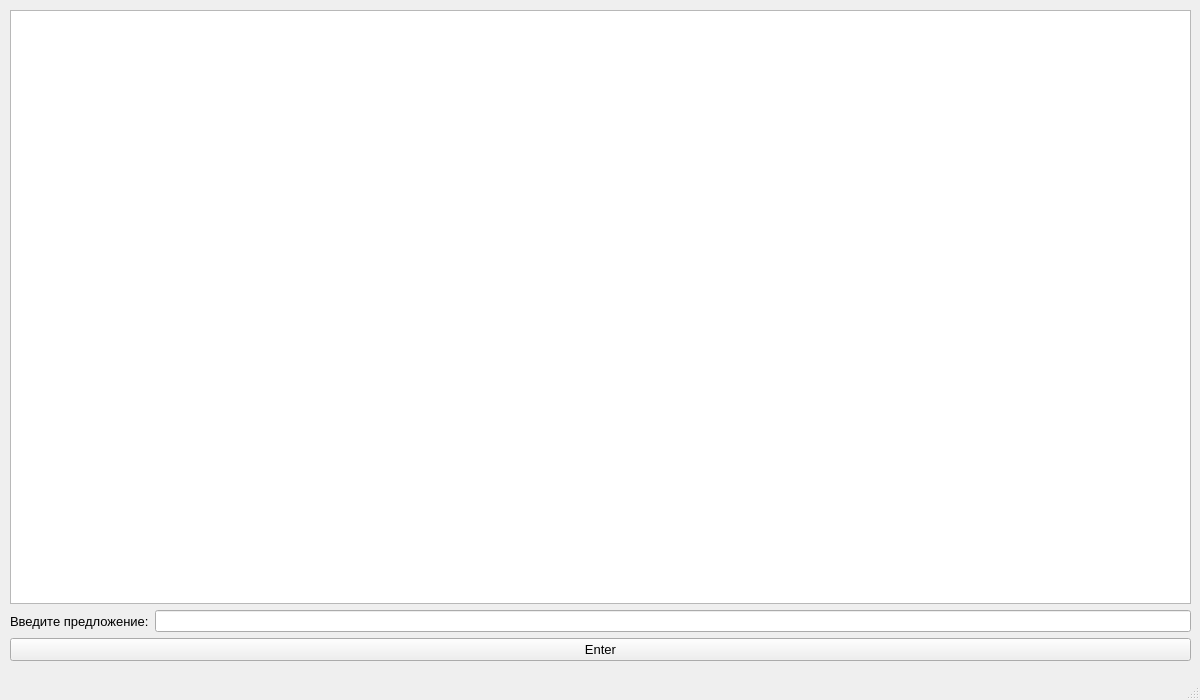
<?xml version="1.0" encoding="UTF-8"?>
<ui version="4.0">
 <class>MainWindow</class>
 <widget class="QMainWindow" name="MainWindow">
  <property name="geometry">
   <rect>
    <x>0</x>
    <y>0</y>
    <width>1200</width>
    <height>700</height>
   </rect>
  </property>
  <property name="minimumSize">
   <size>
    <width>1200</width>
    <height>700</height>
   </size>
  </property>
  <property name="maximumSize">
   <size>
    <width>1200</width>
    <height>700</height>
   </size>
  </property>
  <property name="windowTitle">
   <string>MainWindow</string>
  </property>
  <widget class="QWidget" name="centralwidget">
   <widget class="QWidget" name="layoutWidget">
    <property name="geometry">
     <rect>
      <x>10</x>
      <y>10</y>
      <width>1181</width>
      <height>651</height>
     </rect>
    </property>
    <layout class="QVBoxLayout" name="verticalLayout_2">
     <item>
      <widget class="QGraphicsView" name="graphicsView"/>
     </item>
     <item>
      <layout class="QHBoxLayout" name="horizontalLayout">
       <item>
        <widget class="QLabel" name="label">
         <property name="font">
          <font>
           <pointsize>10</pointsize>
          </font>
         </property>
         <property name="text">
          <string>Введите предложение:</string>
         </property>
        </widget>
       </item>
       <item>
        <widget class="QLineEdit" name="EditAnswer"/>
       </item>
      </layout>
     </item>
     <item>
      <widget class="QPushButton" name="ButtonAnswer">
       <property name="font">
        <font>
         <pointsize>10</pointsize>
        </font>
       </property>
       <property name="text">
        <string>Enter</string>
       </property>
      </widget>
     </item>
    </layout>
   </widget>
  </widget>
  <widget class="QMenuBar" name="menubar">
   <property name="geometry">
    <rect>
     <x>0</x>
     <y>0</y>
     <width>1200</width>
     <height>26</height>
    </rect>
   </property>
  </widget>
  <widget class="QStatusBar" name="statusbar"/>
 </widget>
 <resources/>
 <connections/>
</ui>
